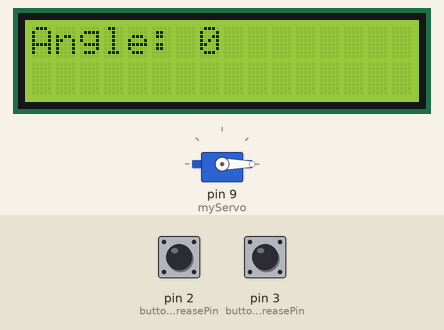
A sketch run on a simulated Arduino Uno, built with avr-gcc and run on an emulated ATmega328P. On the bench: servo, 16×2 character LCD. The inputs (shaded band) are chosen by the test bench; at power-on: pin 2 (buttonIncreasePin) HIGH, pin 3 (buttonDecreasePin) HIGH.

Above: at 1.2 s.
1.3 s: pin 2 (buttonIncreasePin) pulled LOW for 1 s
At 2.9 s:
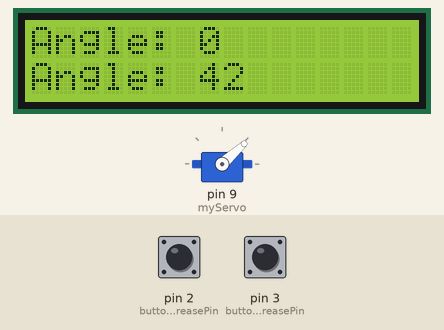
3.8 s: pin 2 (buttonIncreasePin) pulled LOW for 3.2 s
At 7.3 s:
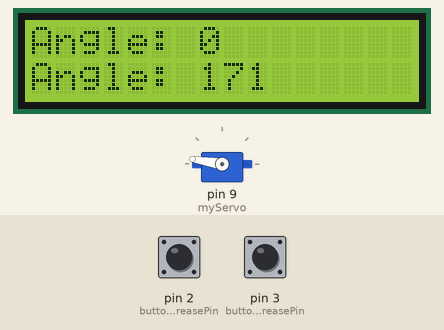
8.5 s: pin 2 (buttonIncreasePin) pulled LOW for 1 s
At 9.6 s:
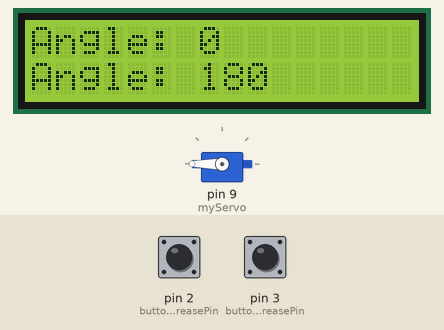
11.0 s: pin 3 (buttonDecreasePin) pulled LOW for 0.15 s
At 12.3 s:
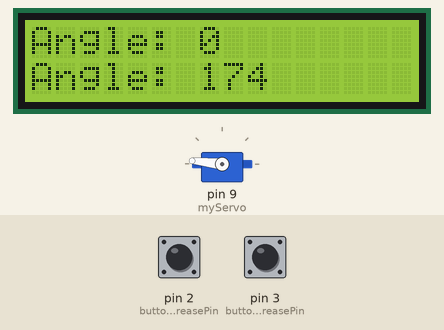
12.6 s: pin 3 (buttonDecreasePin) pulled LOW for 1 s
At 13.9 s:
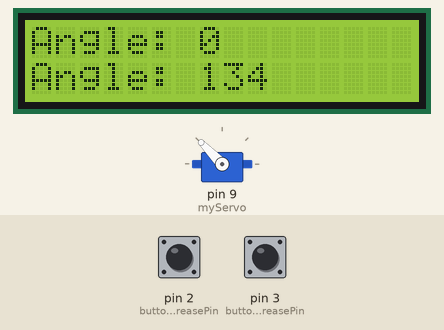
Timing chart, 0 to 15.6 s (numbered marks = the images above; inputs shaded):
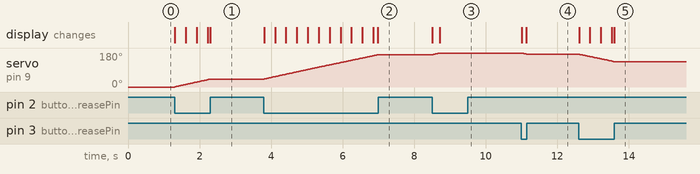

Measured:
- after the input at 1.3 s, servo on pin 9 (myServo): moves from 0° to 42° over 0.99 s, starting at once; the display: first changes at once (image 1 shows a later state)
- after the input at 3.8 s, servo on pin 9 (myServo): moves from 42° to 171° over 3.2 s, starting at once; the display: first changes at once (image 2 shows a later state)
- after the input at 8.5 s, servo on pin 9 (myServo): moves from 171° to 180° over 0.20 s, starting at once; the display: first changes at once (image 3 shows a later state)
- after the input at 11.0 s, servo on pin 9 (myServo): 180° → 174° at once; the display: first changes at once (image 4 shows a later state)
- after the input at 12.6 s, servo on pin 9 (myServo): moves from 174° to 134° over 0.98 s, starting at once; the display: first changes at once (image 5 shows a later state)

The sketch:

sketch.ino
```cpp
#include <Servo.h>
#include <Wire.h>
#include <LiquidCrystal_I2C.h>

// Создаем объект LCD. Укажите адрес вашего дисплея и размеры (обычно 0x27 и 16x2)
LiquidCrystal_I2C lcd(0x27, 16, 2);

Servo myServo; // Создаем объект сервопривода

const int buttonIncreasePin = 2; // Пин для кнопки увеличения
const int buttonDecreasePin = 3; // Пин для кнопки уменьшения

int pos = 0; // Начальная позиция сервопривода

void setup() {
  myServo.attach(9); // Подключаем сервопривод к пину 9
  pinMode(buttonIncreasePin, INPUT_PULLUP); // Настраиваем кнопку увеличения
  pinMode(buttonDecreasePin, INPUT_PULLUP); // Настраиваем кнопку уменьшения

  myServo.write(pos); // Устанавливаем начальную позицию

  // Инициализация lcd
  lcd.begin();
  lcd.backlight(); // Включаем подсветку
  lcd.print("Angle: ");
  lcd.print(pos); // Печатаем начальный угол
}

void loop() {
  // Проверяем, нажата ли кнопка увеличения
  if (digitalRead(buttonIncreasePin) == LOW) {
    pos += 1; // Увеличиваем позицию
    if (pos > 180) pos = 180; // Ограничиваем до 180 градусов
    myServo.write(pos); // Устанавливаем новую позицию
    updateDisplay(); // Обновляем дисплей
    delay(15); // Небольшая задержка для плавности движения
  }

  // Проверяем, нажата ли кнопка уменьшения
  if (digitalRead(buttonDecreasePin) == LOW) {
    pos -= 1; // Уменьшаем позицию
    if (pos < 0) pos = 0; // Ограничиваем до 0 градусов
    myServo.write(pos); // Устанавливаем новую позицию
    updateDisplay(); // Обновляем дисплей
    delay(15); // Небольшая задержка для плавности движения
  }
}

// Функция для обновления дисплея
void updateDisplay() {
  lcd.setCursor(0, 1); // Устанавливаем курсор на второй строке
  lcd.print("Angle: "); // Печатаем текст
  lcd.print(pos); // Печатаем текущий угол
}
```
